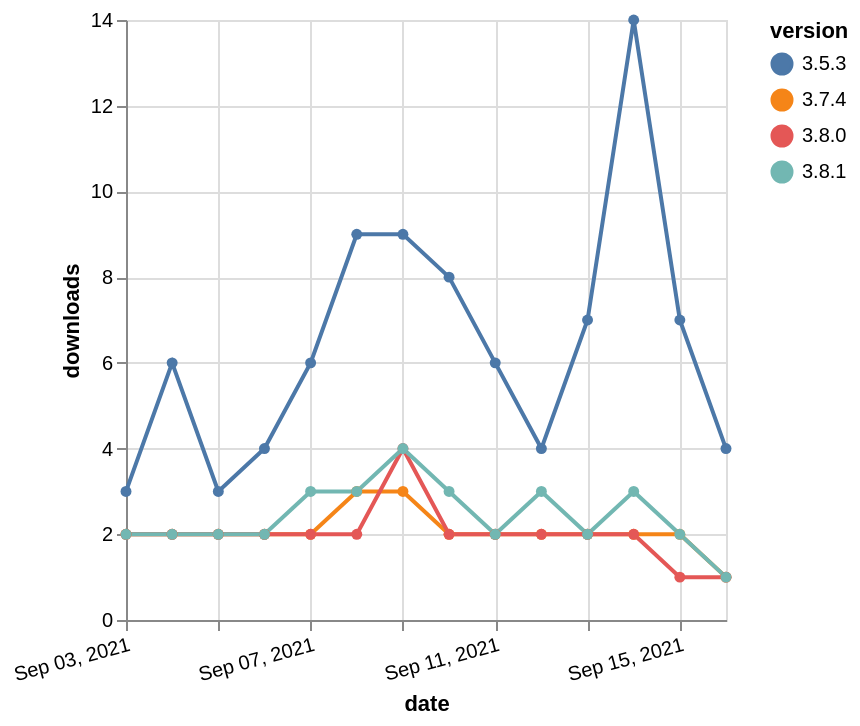

This figure's Vega-Lite source:
### Vega-Lite specification from a JSON file in a GitHub repository (floating-point values rounded to 4 significant figures)
{"$schema": "https://vega.github.io/schema/vega-lite/v5.json", "description": "A simple bar chart with embedded data.", "data": {"values": [{"date": "2021-09-03", "total": 2804, "delta": 2, "version": "3.7.4"}, {"date": "2021-09-04", "total": 2806, "delta": 2, "version": "3.7.4"}, {"date": "2021-09-05", "total": 2808, "delta": 2, "version": "3.7.4"}, {"date": "2021-09-06", "total": 2810, "delta": 2, "version": "3.7.4"}, {"date": "2021-09-07", "total": 2812, "delta": 2, "version": "3.7.4"}, {"date": "2021-09-08", "total": 2815, "delta": 3, "version": "3.7.4"}, {"date": "2021-09-09", "total": 2818, "delta": 3, "version": "3.7.4"}, {"date": "2021-09-10", "total": 2820, "delta": 2, "version": "3.7.4"}, {"date": "2021-09-11", "total": 2822, "delta": 2, "version": "3.7.4"}, {"date": "2021-09-12", "total": 2824, "delta": 2, "version": "3.7.4"}, {"date": "2021-09-13", "total": 2826, "delta": 2, "version": "3.7.4"}, {"date": "2021-09-14", "total": 2828, "delta": 2, "version": "3.7.4"}, {"date": "2021-09-15", "total": 2830, "delta": 2, "version": "3.7.4"}, {"date": "2021-09-16", "total": 2831, "delta": 1, "version": "3.7.4"}, {"date": "2021-09-03", "total": 2070, "delta": 2, "version": "3.8.0"}, {"date": "2021-09-04", "total": 2072, "delta": 2, "version": "3.8.0"}, {"date": "2021-09-05", "total": 2074, "delta": 2, "version": "3.8.0"}, {"date": "2021-09-06", "total": 2076, "delta": 2, "version": "3.8.0"}, {"date": "2021-09-07", "total": 2078, "delta": 2, "version": "3.8.0"}, {"date": "2021-09-08", "total": 2080, "delta": 2, "version": "3.8.0"}, {"date": "2021-09-09", "total": 2084, "delta": 4, "version": "3.8.0"}, {"date": "2021-09-10", "total": 2086, "delta": 2, "version": "3.8.0"}, {"date": "2021-09-11", "total": 2088, "delta": 2, "version": "3.8.0"}, {"date": "2021-09-12", "total": 2090, "delta": 2, "version": "3.8.0"}, {"date": "2021-09-13", "total": 2092, "delta": 2, "version": "3.8.0"}, {"date": "2021-09-14", "total": 2094, "delta": 2, "version": "3.8.0"}, {"date": "2021-09-15", "total": 2095, "delta": 1, "version": "3.8.0"}, {"date": "2021-09-16", "total": 2096, "delta": 1, "version": "3.8.0"}, {"date": "2021-09-03", "total": 6440, "delta": 3, "version": "3.5.3"}, {"date": "2021-09-04", "total": 6446, "delta": 6, "version": "3.5.3"}, {"date": "2021-09-05", "total": 6449, "delta": 3, "version": "3.5.3"}, {"date": "2021-09-06", "total": 6453, "delta": 4, "version": "3.5.3"}, {"date": "2021-09-07", "total": 6459, "delta": 6, "version": "3.5.3"}, {"date": "2021-09-08", "total": 6468, "delta": 9, "version": "3.5.3"}, {"date": "2021-09-09", "total": 6477, "delta": 9, "version": "3.5.3"}, {"date": "2021-09-10", "total": 6485, "delta": 8, "version": "3.5.3"}, {"date": "2021-09-11", "total": 6491, "delta": 6, "version": "3.5.3"}, {"date": "2021-09-12", "total": 6495, "delta": 4, "version": "3.5.3"}, {"date": "2021-09-13", "total": 6502, "delta": 7, "version": "3.5.3"}, {"date": "2021-09-14", "total": 6516, "delta": 14, "version": "3.5.3"}, {"date": "2021-09-15", "total": 6523, "delta": 7, "version": "3.5.3"}, {"date": "2021-09-16", "total": 6527, "delta": 4, "version": "3.5.3"}, {"date": "2021-09-03", "total": 2129, "delta": 2, "version": "3.8.1"}, {"date": "2021-09-04", "total": 2131, "delta": 2, "version": "3.8.1"}, {"date": "2021-09-05", "total": 2133, "delta": 2, "version": "3.8.1"}, {"date": "2021-09-06", "total": 2135, "delta": 2, "version": "3.8.1"}, {"date": "2021-09-07", "total": 2138, "delta": 3, "version": "3.8.1"}, {"date": "2021-09-08", "total": 2141, "delta": 3, "version": "3.8.1"}, {"date": "2021-09-09", "total": 2145, "delta": 4, "version": "3.8.1"}, {"date": "2021-09-10", "total": 2148, "delta": 3, "version": "3.8.1"}, {"date": "2021-09-11", "total": 2150, "delta": 2, "version": "3.8.1"}, {"date": "2021-09-12", "total": 2153, "delta": 3, "version": "3.8.1"}, {"date": "2021-09-13", "total": 2155, "delta": 2, "version": "3.8.1"}, {"date": "2021-09-14", "total": 2158, "delta": 3, "version": "3.8.1"}, {"date": "2021-09-15", "total": 2160, "delta": 2, "version": "3.8.1"}, {"date": "2021-09-16", "total": 2161, "delta": 1, "version": "3.8.1"}]}, "width": "container", "mark": {"type": "line", "point": {"filled": true}}, "encoding": {"x": {"field": "date", "type": "temporal", "timeUnit": "yearmonthdate", "title": "date", "axis": {"labelAngle": -15}}, "y": {"field": "delta", "type": "quantitative", "title": "downloads"}, "color": {"field": "version", "type": "nominal"}, "tooltip": {"field": "delta"}}}
